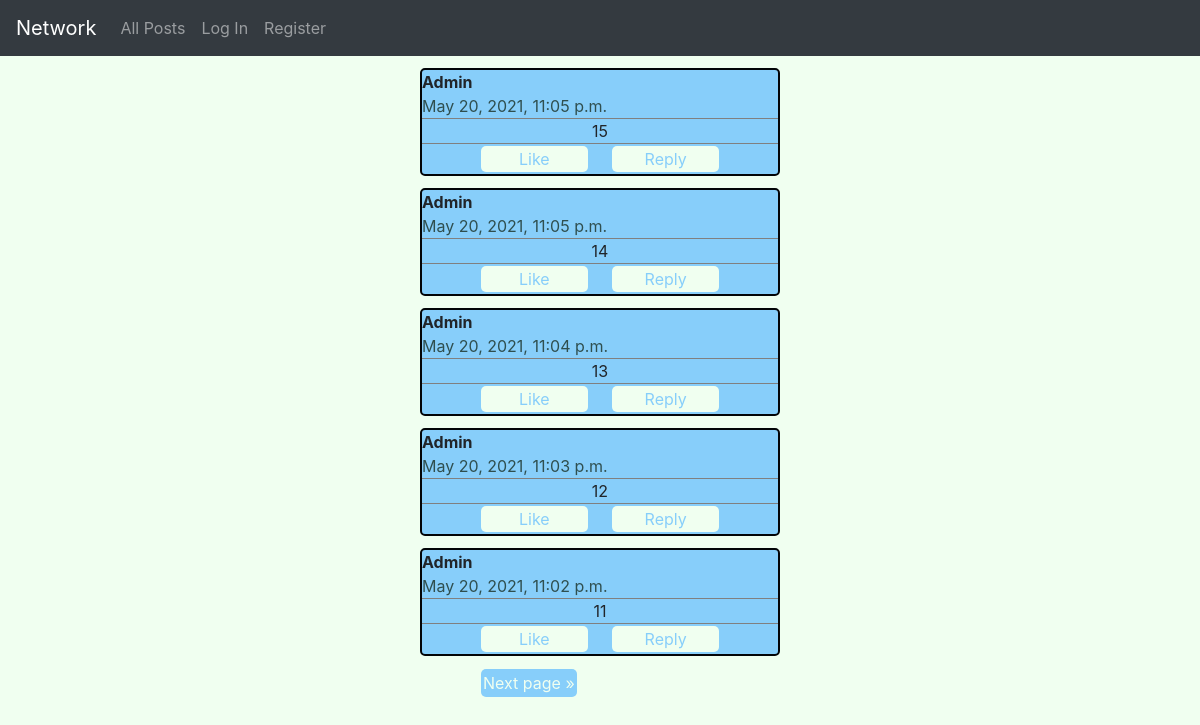
Before: / with the older database file.
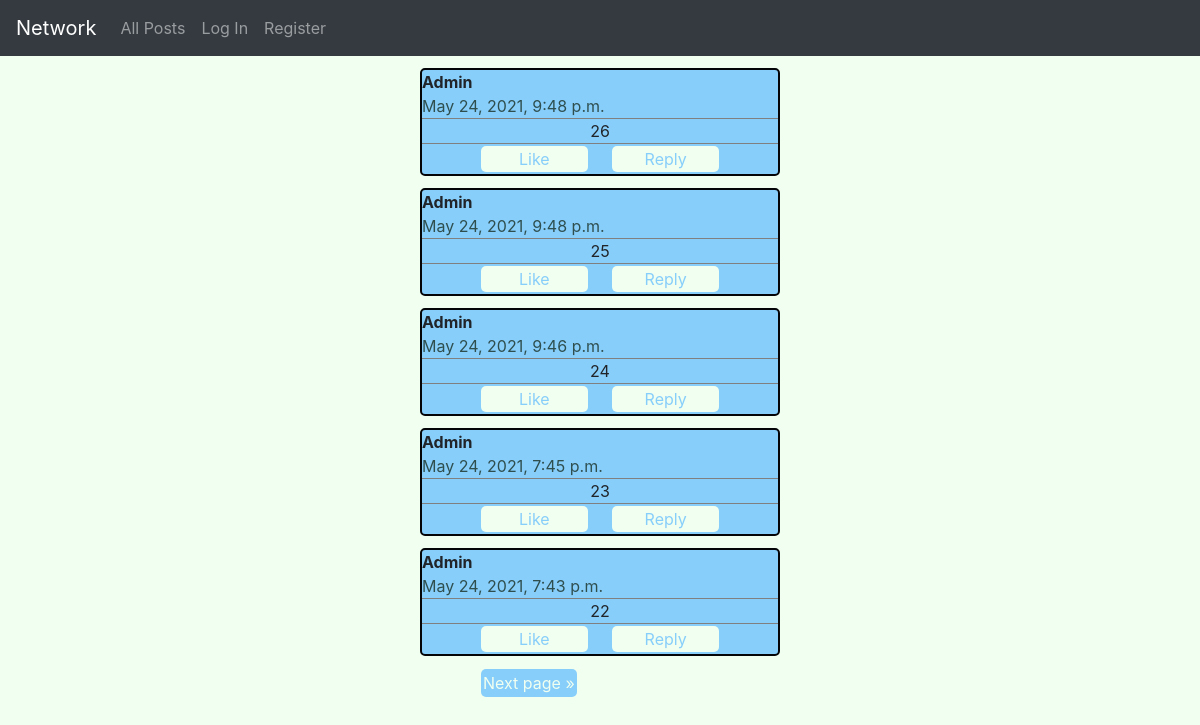
After: the same page with the newer database file.
### network/models.py (models this page shows, shortened)
class Post(models.Model):
    content = models.CharField(max_length=500)
    user = models.ForeignKey(User, on_delete=models.CASCADE)
    likes = models.ManyToManyField(Like, blank=True)
    reactions = models.ManyToManyField(Reaction, blank=True)
    timestamp = models.DateTimeField(auto_now_add=True)

class User(AbstractUser):
    def __str__(self):
        return self.username

### network/views.py (the view)
# urls.py: path("", views.index, name="index"),
def index(request):
    newpost = NewPost()
    posts = Post.objects.all().order_by('-timestamp')
    p = Paginator(posts, 5)
    page_number = request.GET.get('page')
    page_obj = p.get_page(page_number)
    return render(request, "network/index.html", {
        "newpost" : newpost, "page_obj" : page_obj
    })

### network/templates/network/index.html (shortened to what this page needs)
{% extends "network/layout.html" %}
{% block body %}
    {% for post in page_obj %}
    <div class="post">
    <div class="name"><strong>{{post.user}}</strong></div>
    <div class="time">{{post.timestamp}}</div>
    <div class="content">{{post.content}}</div>
    <div class="likebar">
            <button>Like</button>
            <button>Reply</button>
    </div>
    </div>
    {% endfor %}
    <nav >
        <ul class="pagination">
            {% if page_obj.has_next %}
                <li class="page-item">
                    <a  href="?page={{ page_obj.next_page_number }}" aria-label="Next">Next page
                    <span aria-hidden="true">&raquo;</span>
                    </a>
                </li>
            {% endif %}
        </ul>
      </nav>
{% endblock %}

Changed rows visible on the page:
no longer on this page (row unchanged): Post: user "Admin", timestamp "May 20, 2021, 11:05 p.m.", content "15"
no longer on this page (row unchanged): Post: user "Admin", timestamp "May 20, 2021, 11:05 p.m.", content "14"
no longer on this page (row unchanged): Post: user "Admin", timestamp "May 20, 2021, 11:04 p.m.", content "13"
no longer on this page (row unchanged): Post: user "Admin", timestamp "May 20, 2021, 11:03 p.m.", content "12"
no longer on this page (row unchanged): Post: user "Admin", timestamp "May 20, 2021, 11:02 p.m.", content "11"
added Post: user "Admin", timestamp "May 24, 2021, 9:48 p.m.", content "26"
added Post: user "Admin", timestamp "May 24, 2021, 9:48 p.m.", content "25"
added Post: user "Admin", timestamp "May 24, 2021, 9:46 p.m.", content "24"
added Post: user "Admin", timestamp "May 24, 2021, 7:45 p.m.", content "23"
added Post: user "Admin", timestamp "May 24, 2021, 7:43 p.m.", content "22"
